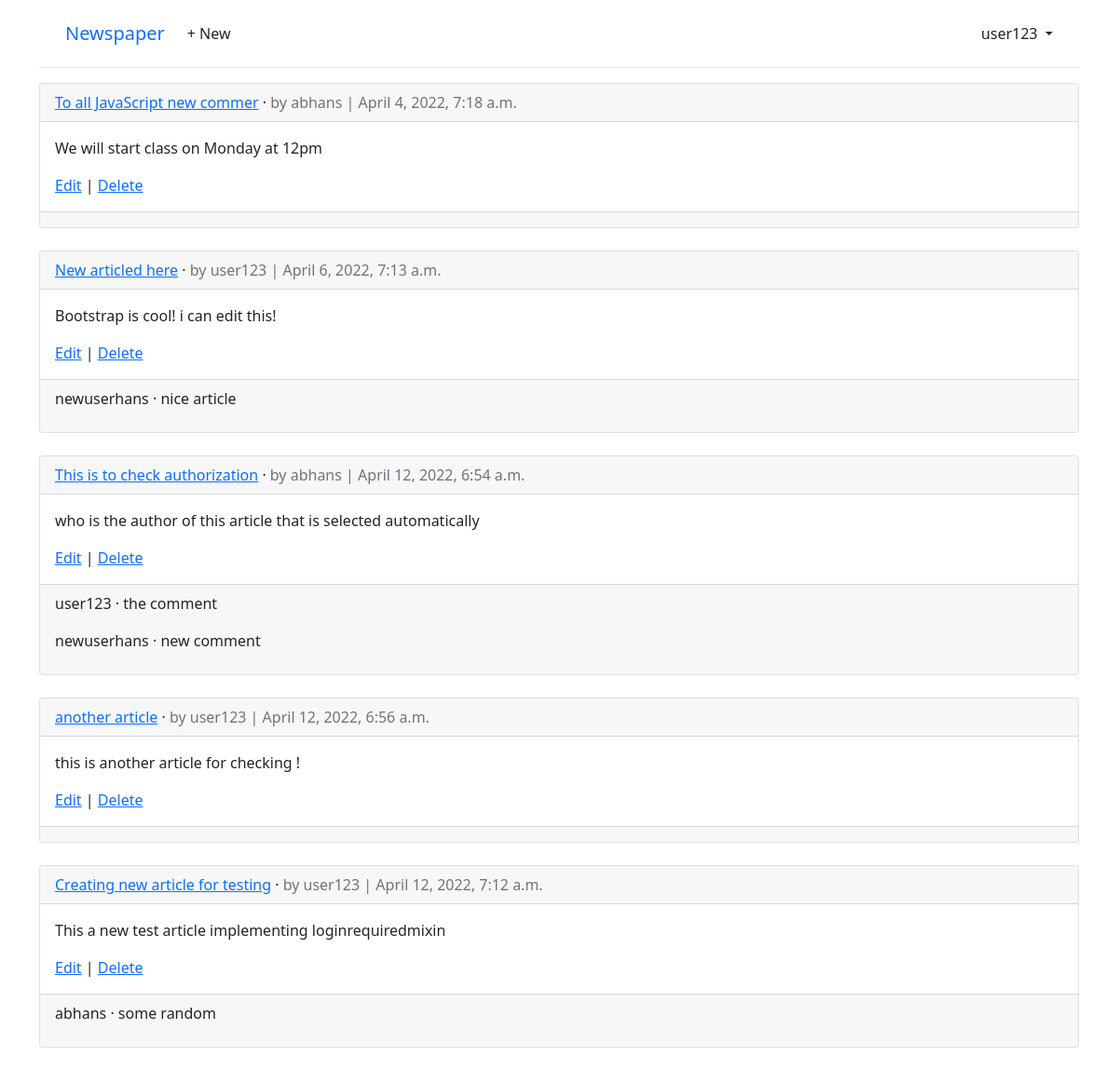
The page /articles/ (signed in) on the database its author committed.
### accounts/models.py (models this page shows)
class CustomUser(AbstractUser):
	age = models.PositiveIntegerField(null=True, blank=True)

### articles/models.py (models this page shows, shortened)
class Article(models.Model):
	title = models.CharField(max_length=255)
	body = models.TextField()
	date = models.DateTimeField(auto_now_add=True)
	author = models.ForeignKey(
		settings.AUTH_USER_MODEL,
		on_delete=models.CASCADE,
		)

class Comment(models.Model): # new
	article = models.ForeignKey(Article, on_delete=models.CASCADE)
	comment = models.CharField(max_length=140)
	author = models.ForeignKey(
	settings.AUTH_USER_MODEL,
	on_delete=models.CASCADE,
	)
	def __str__(self):
		return self.comment

### articles/views.py (the view)
# urls.py: path("", ArticleListView.as_view(), name="article_list"),
class ArticleListView(LoginRequiredMixin,ListView):
	model = Article
	template_name = "article_list.html"

### articles/templates/article_list.html (shortened to what this page needs)
{% extends "base.html" %}
{% block content %}
{% for article in article_list %}
<div class="card">
	<div class="card-header">
		<span class="font-weight-bold"><a href="{% url 'article_detail' article.pk %}">{{ article.title }}</a></span> &middot;
		<span class="text-muted">by {{ article.author }} |
		{{ article.date }}</span>
	</div>
	<div class="card-body">
		<p>{{ article.body }}</p>
		<a href="{% url 'article_edit' article.pk %}">Edit</a> |
		<a href="{% url 'article_delete' article.pk %}">Delete</a>
	</div>
	<div class="card-footer">
		{% for comment in article.comment_set.all %}
		<p>
			<span class="font-weight-bold">
				{{ comment.author }} &middot;
			</span>
			{{ comment }}
		</p>
		{% endfor %}
	</div>
</div>
<br />
{% endfor %}
{% endblock content %}

### accounts/templates/base.html (shortened to what this page needs)
<html>
<head>
	<link href="https://cdn.jsdelivr.net/npm/bootstrap@5.1.3/dist/css/bootstrap.min.css" rel="stylesheet">
</head>
<body>
<div class="container">
   <header class="p-3 mb-3 border-bottom">
      <div class="container">
         <div class="d-flex flex-wrap align-items-center justify-content-center
            justify-content-lg-start">
            <a class="navbar-brand" href="{% url 'home' %}">Newspaper</a>
            <ul class="nav col-12 col-lg-auto me-lg-auto mb-2 justify-content-center
               mb-md-0">
               {% if user.is_authenticated %}
               <li><a href="{% url 'article_new' %}" class="nav-link px-2 link-dark">+ New</a></li>
            </ul>
            <div class="dropdown text-end">
               <a href="#" class="d-block link-dark text-decoration-none dropdown-toggle"
                  id="dropdownUser1" data-bs-toggle="dropdown" aria-expanded="false">
               {{ user.username }}
               </a>
            </div>
            {% endif %}
         </div>
      </div>
   </header>
   <main>
      {% block content %}
      {% endblock content %}
   </main>
</div>
</body>
</html

### rows shown on the page
CustomUser: username "user123"
Article: title "To all JavaScript new commer", author "abhans", date "April 4, 2022, 7:18 a.m.", body "We will start class on Monday at 12pm"
Article: title "New articled here", author "user123", date "April 6, 2022, 7:13 a.m.", body "Bootstrap is cool! i can edit this!"
Comment: author "newuserhans", comment "nice article"
Article: title "This is to check authorization", author "abhans", date "April 12, 2022, 6:54 a.m.", body "who is the author of this article that is selected automatically"
Comment: author "user123", comment "the comment"
Comment: author "newuserhans", comment "new comment"
Article: title "another article", author "user123", date "April 12, 2022, 6:56 a.m.", body "this is another article for checking !"
Article: title "Creating new article for testing", author "user123", date "April 12, 2022, 7:12 a.m.", body "This a new test article implementing loginrequiredmixin"
Comment: author "abhans", comment "some random"
